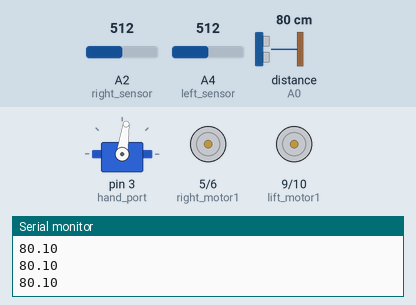
Recording of a sketch running on a simulated Arduino Uno, built with avr-gcc and run on an emulated ATmega328P. Parts: servo, motor-driver pin pairs drawn as motors (green arrow = first pin HIGH = forward, orange = second pin HIGH = backward, longer = more drive), the last lines printed to the serial monitor. Wiring (inferred from the names in the program): ultrasonic range finder: trigger A1; echo A0. The inputs (shaded band) are chosen by the test bench; at power-on: distance to the obstacle (sensor on A0) 80 cm, A2 (right_sensor) = 512, A4 (left_sensor) = 512. The echo pulse lasts 58.3 µs per cm.

Above: at 1.2 s.
1.3 s: distance to the obstacle (sensor on A0) set to 10 cm
2.8 s: distance to the obstacle (sensor on A0) set to 7 cm
At 3.06 s:
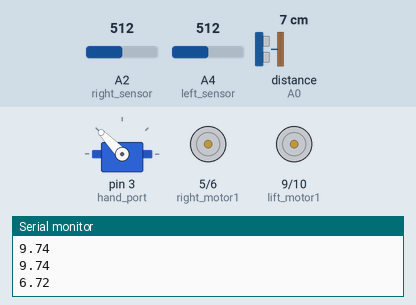
At 3.46 s:
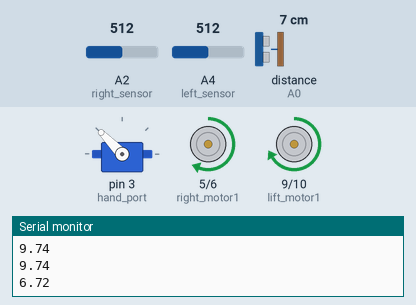
Timing chart, 0 to 11.8 s (numbered marks = the images above; inputs shaded):
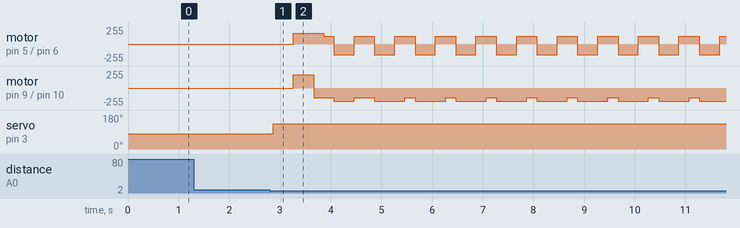

Measured:
- the behaviour switches between 9 and 8 cm on distance to the obstacle (sensor on A0) (found by bisection; images 0 and 1)

The sketch:

serial.ino
```cpp
#include <ServoTimer2.h>
#define left_sensor A4
#define right_sensor A2
#define ECHOPIN A0
#define TRIGPIN A1
#define lift_motor1 9
#define lift_motor2 10
#define right_motor1 5
#define right_motor2 6
#define hand_port         3
#define turn_R     100
#define turn_L     140
#define motor_speed_R     160
#define motor_speed_L     200
ServoTimer2 myservo;
int hand_ang=80;
int a;
char line[500] = "";
int ret = 0;
String line2="";
int DisMeasure(int value)
{
  return ((2914/(value+5))-1);
}
void echo_init()
{
  pinMode(ECHOPIN, INPUT);
  pinMode(TRIGPIN, OUTPUT);
  }
float echo_work()
{
  digitalWrite(TRIGPIN, LOW);
  delayMicroseconds(2);
  digitalWrite(TRIGPIN, HIGH);
  delayMicroseconds(10);
  digitalWrite(TRIGPIN, LOW);
  float distance = pulseIn(ECHOPIN, HIGH);
  distance= distance/58;
  Serial.println(distance);
  //delay(200);
  return distance;
  }
void servo_init()
{
  myservo.attach(hand_port);
  a=map(hand_ang,20,160,750,2250);
  myservo.write(a);
  }
  void hand_put()
  {
    if(hand_ang>80)
    {
      hand_ang=hand_ang-5;
      a=map(hand_ang,20,160,750,2250);
      myservo.write(a);

      }
    }
    void hand_catch()
  {
    if(hand_ang<130)
    {
      hand_ang=hand_ang+5;
      a=map(hand_ang,20,160,750,2250);
      myservo.write(a);

      }
    }
void motor_init()
  {
  pinMode(right_motor1,OUTPUT);
  pinMode(right_motor2,OUTPUT);
  pinMode(lift_motor1,OUTPUT);
  pinMode(lift_motor2,OUTPUT);


  }
  void motor_stop()
  {
    analogWrite(right_motor1,0);
  analogWrite(right_motor2,0);
  analogWrite(lift_motor1,0);
  analogWrite(lift_motor2,0);

    }
void go_1s()
  {
  analogWrite(right_motor1,0);
  analogWrite(right_motor2,motor_speed_R);
  analogWrite(lift_motor1,0);
  analogWrite(lift_motor2,motor_speed_L);
  delay(400);
  motor_stop();

  }
void back_1s()
  {
    analogWrite(right_motor1,motor_speed_R);
    analogWrite(right_motor2,0);
    analogWrite(lift_motor1,motor_speed_L);
    analogWrite(lift_motor2,0);
    delay(400);
    motor_stop();
  }
  void turn_right()
  {
    analogWrite(right_motor1,0);
    analogWrite(right_motor2,turn_R);
    analogWrite(lift_motor1,turn_L);
    analogWrite(lift_motor2,0);
    delay(200);
    motor_stop();

    }
    void turn_lift()
  {
    analogWrite(right_motor1,turn_R+15);
    analogWrite(right_motor2,0);
    analogWrite(lift_motor1,0);
    analogWrite(lift_motor2,turn_L+5);
    delay(200);
    motor_stop();

    }
    void select(int data)
    {
      switch(data){
        case 1:go_1s();break;
        case 2:turn_right();break;
        case 3:motor_stop();break;
        case 4:turn_lift();break;
        case 5:back_1s();break;
        case 6:hand_put();break;
        case 7:hand_catch();break;

        }

      }
void setup() {

  motor_init();
  servo_init();
  echo_init();
  Serial.begin(9600);
}
int data=3;
 int data_his=3;
 float distance=1000;
 int flag=0;
 int f=0;
 int left_wall=0;
 int right_wall=0;


void loop() {
  flag++;

  //data=Serial.parseInt();
  if (Serial.available() > 0)
{
ret = Serial.readBytesUntil('\n', line, 500);
line2=line;
data=line2.toInt();
}
if(flag==3)
{
distance=echo_work();
flag=0;
}
if(distance>8)
{

//Serial.println(data);
  //data = data.decode('utf-8');
  if(data>0)
  {
    select(data);
    //data=data_his;
    //select(data);


    }
    //Serial.println(data);
    data_his=data;
    data=0;
    delay(50);
}
else if(distance<8&&f==0)
{
  a=map(130,20,160,750,2250);
   myservo.write(a);
   f=1;
   delay(400);
   back_1s();
  }
  if (f==1)
  {
    left_wall=DisMeasure(analogRead(left_sensor));
    right_wall=DisMeasure(analogRead(right_sensor));
    if(left_wall<200&&right_wall<200)
    {
    turn_lift();
    turn_lift();
    go_1s();
    }
    if(left_wall>200&&right_wall<200)
    {
    turn_right();
    turn_right();
    }
    if(left_wall<200&&right_wall>200)
    {
    turn_lift();
    turn_lift();
    }
    if(left_wall>200&&right_wall>200)
    {
    back_1s();
    back_1s();
    }


   }


}
```
